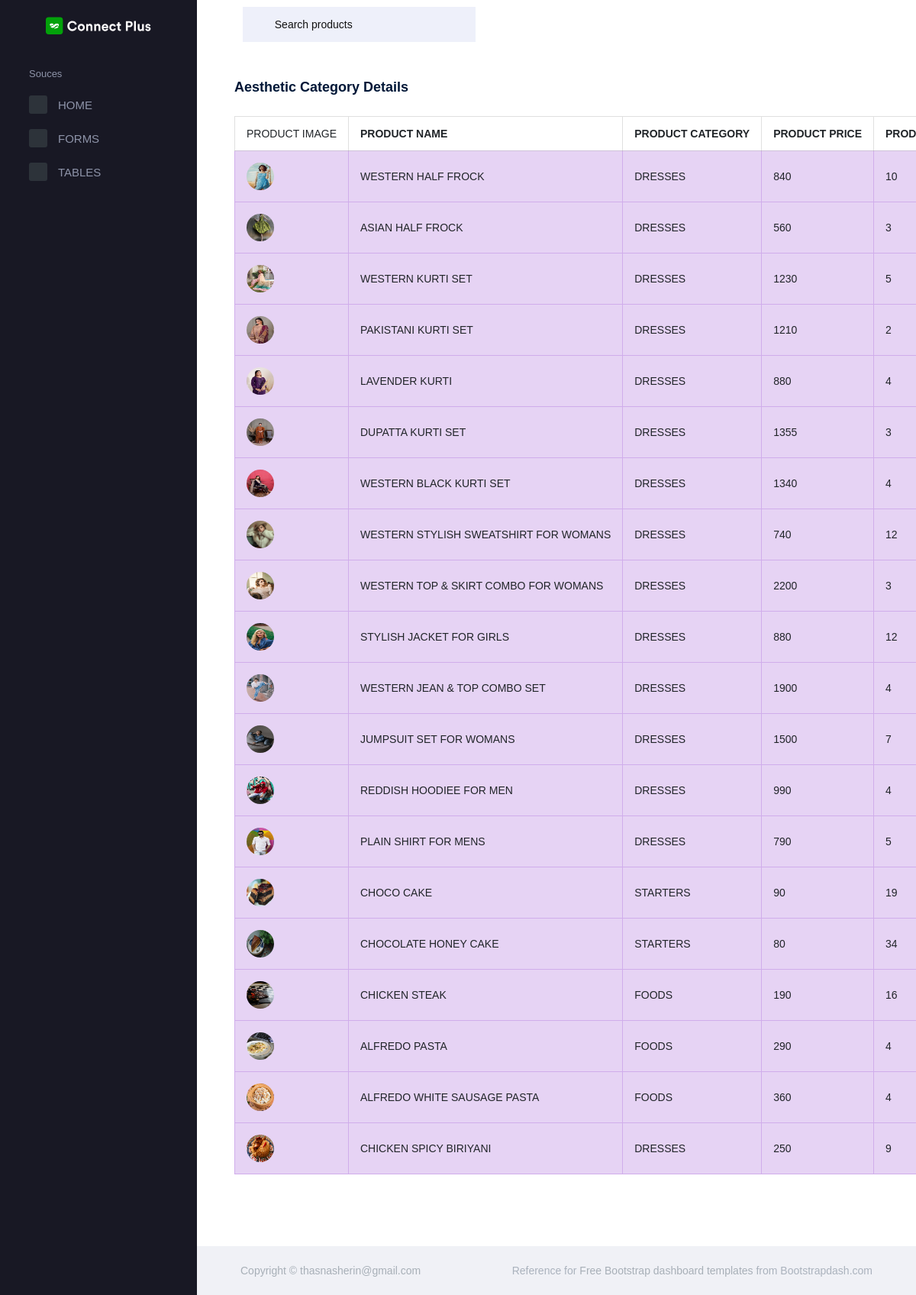
The app's page /view_aesthetic_products with its own data.
### Adminapp/models.py (models this page shows)
class Product(models.Model):
    pname=models.CharField(max_length=20)
    pcat=models.CharField(max_length=100)
    pprice=models.IntegerField()
    pstock=models.IntegerField()
    pimage=models.ImageField(upload_to='pimages')
    status=models.IntegerField(default=0)

### Adminapp/views.py (the view)
# urls.py: path('view_aesthetic_products',views.view_aesthetic_products,name='view_aesthetic_products'),
def view_aesthetic_products(request):
    pro=Product.objects.all()
    return render(request,'view_aesthetic_products.html',{'pro':pro})

### Adminapp/templates/view_aesthetic_products.html (shortened to what this page needs)
{% extends 'adminindex.html' %}
{% block content %}
<div style="margin-right: 40px;" class="col-lg-6 stretch-card">
    <div class="card">
      <div class="card-body">
        <h4 class="card-title">Aesthetic Category Details</h4>
        <table style="margin-right: 20px;" class="table table-bordered">
          <thead>
            <tr>
              <b><th> PRODUCT IMAGE </th></b>
              <th><b> PRODUCT NAME </b></th>
              <th><b> PRODUCT CATEGORY</b> </th>
              <th><b> PRODUCT PRICE </b></th>
              <th><b> PRODUCT STOCK</b>  </th>
            </tr>
          </thead>
          <tbody>
            {% for i in pro %}
            <tr class="table-info">
              <td><img src="{{i.pimage.url}}" alt="">  </td>
              <td> {{i.pname}} </td>
              <td> {{i.pcat}} </td>
              <td> {{i.pprice}} </td>
              {% if i.pstock == 0 %}
              <td style="color: red;"> Out of Stock &nbsp;&nbsp; <a href="{% url 'edit_products' id=i.id %}"><label class="badge badge-success">ADD</label></a></td>
              {% else %}
              <td> {{i.pstock}} </td>
              {% endif %}
            </tr>
            {% endfor %}
          </tbody>
        </table>
      </div>
    </div>
  </div>
{% endblock %}

### records on screen
Product: pimage (picture), pname "WESTERN HALF FROCK", pcat "DRESSES", pprice "840", pstock "10"
Product: pimage (picture), pname "ASIAN HALF FROCK", pcat "DRESSES", pprice "560", pstock "3"
Product: pimage (picture), pname "WESTERN KURTI SET", pcat "DRESSES", pprice "1230", pstock "5"
Product: pimage (picture), pname "PAKISTANI KURTI SET", pcat "DRESSES", pprice "1210", pstock "2"
Product: pimage (picture), pname "LAVENDER KURTI", pcat "DRESSES", pprice "880", pstock "4"
Product: pimage (picture), pname "DUPATTA KURTI SET", pcat "DRESSES", pprice "1355", pstock "3"
Product: pimage (picture), pname "WESTERN BLACK KURTI SET", pcat "DRESSES", pprice "1340", pstock "4"
Product: pimage (picture), pname "WESTERN STYLISH SWEATSHIRT FOR WOMANS", pcat "DRESSES", pprice "740", pstock "12"
Product: pimage (picture), pname "WESTERN TOP & SKIRT COMBO FOR WOMANS", pcat "DRESSES", pprice "2200", pstock "3"
Product: pimage (picture), pname "STYLISH JACKET FOR GIRLS", pcat "DRESSES", pprice "880", pstock "12"
Product: pimage (picture), pname "WESTERN JEAN & TOP COMBO SET", pcat "DRESSES", pprice "1900", pstock "4"
Product: pimage (picture), pname "JUMPSUIT SET FOR WOMANS", pcat "DRESSES", pprice "1500", pstock "7"
Product: pimage (picture), pname "REDDISH HOODIEE FOR MEN", pcat "DRESSES", pprice "990", pstock "4"
Product: pimage (picture), pname "PLAIN SHIRT FOR MENS", pcat "DRESSES", pprice "790", pstock "5"
Product: pimage (picture), pname "CHOCO CAKE", pcat "STARTERS", pprice "90", pstock "19"
Product: pimage (picture), pname "CHOCOLATE HONEY CAKE", pcat "STARTERS", pprice "80", pstock "34"
Product: pimage (picture), pname "CHICKEN STEAK", pcat "FOODS", pprice "190", pstock "16"
Product: pimage (picture), pname "ALFREDO PASTA", pcat "FOODS", pprice "290", pstock "4"
Product: pimage (picture), pname "ALFREDO WHITE SAUSAGE PASTA", pcat "FOODS", pprice "360", pstock "4"
Product: pimage (picture), pname "CHICKEN SPICY BIRIYANI", pcat "DRESSES", pprice "250", pstock "9"
